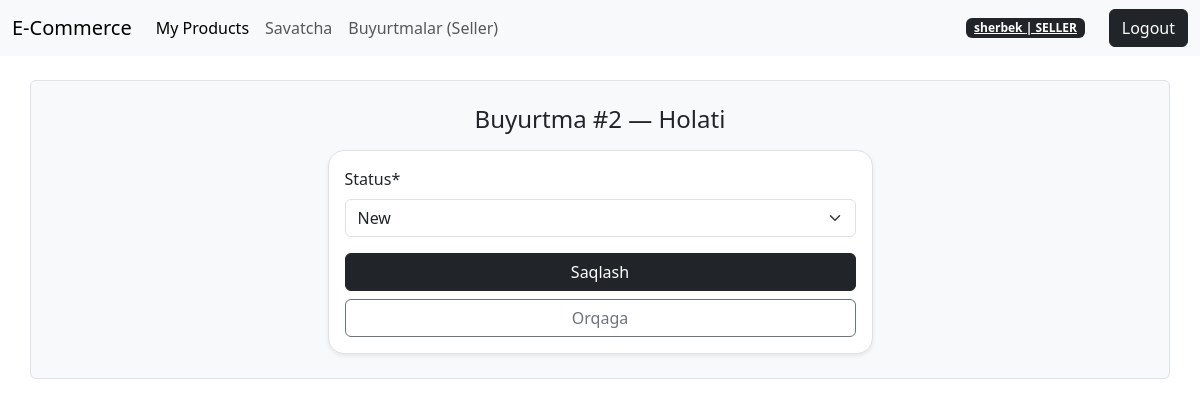
The page /seller/orders/2/status/ (signed in) on the database its author committed.
### accounts/models.py (models this page shows, shortened)
class User(AbstractUser):
      class Role(models.TextChoices):
         BUYER = "BUYER", "Buyer"
         SELLER = "SELLER", "Seller"
      role = models.CharField(
         max_length=10,
         choices=Role.choices,
         default=Role.BUYER
      )
      image = models.ImageField(upload_to="avatars/", blank=True, null=True)
      phone = models.CharField(max_length=30, blank=True, null=True, help_text="+998919998877")
      address = models.CharField(max_length=255, blank=True, null=True)

### orders/models.py (models this page shows, shortened)
class OrderItem(models.Model):
    STATUS_NEW = "new"  # yangi buyurtma
    STATUS_PROCESSING = "processing"  # tayyorlanmoqda
    STATUS_DELIVERED = "delivered"  # yetkazildi
    STATUS_CANCELED = "canceled"  # bekor qilindi
    STATUS_CHOICES = [
        (STATUS_NEW, "New"),
        (STATUS_PROCESSING, "Processing"),
        (STATUS_DELIVERED, "Delivered"),
        (STATUS_CANCELED, "Canceled"),
    ]
    order = models.ForeignKey(
        Order, on_delete=models.CASCADE, related_name="items")
    status = models.CharField(max_length=20, choices=STATUS_CHOICES, default=STATUS_NEW)  # order holati
    product = models.ForeignKey(Product,
       on_delete=models.PROTECT,  # order bo‘lsa product o‘chib ketmasin (tarix saqlansin)
       related_name="order_items")
    seller = models.ForeignKey(  # buyurtma qaysi sotuvchiga borishini ajratish uchun
        settings.AUTH_USER_MODEL,
        on_delete=models.PROTECT,
        related_name="sold_items")
    qty = models.PositiveIntegerField(default=1)  # soni
    unit_price = models.DecimalField(max_digits=12, decimal_places=2, default=Decimal("0.00"))  # bitta narx

### orders/views.py (the view, shortened to what this page needs)
# urls.py: path("seller/orders/<int:pk>/status/", views.SellerOrderStatusUpdateView.as_view(), name="seller_order_status"),
class SellerOrderStatusUpdateView(SellerRequiredMixin, UpdateView):
    model = OrderItem  # status OrderItem’da turadi
    form_class = OrderStatusForm
    template_name = "orders/seller/order_status_update.html"
    success_url = reverse_lazy("seller_order_items")  # update’dan keyin listga qaytadi
    def get_queryset(self):
        return OrderItem.objects.filter(seller=self.request.user)

### orders/forms.py
class OrderStatusForm(forms.ModelForm):
    class Meta:
        model = OrderItem
        fields = ("status",)

### catalog/mixins.py (called while the page is built)
    def test_func(self):
        user = self.request.user
        return user.is_authenticated and getattr(user, "role", None) == "SELLER"

### templates/orders/seller/order_status_update.html (shortened to what this page needs)
{% extends "base.html" %}
{% load crispy_forms_tags %}
{% block content %}
<h1 class="h4 mb-3 text-center">Buyurtma #{{ object.id }} — Holati</h1>
<div class="col-6 mx-auto card shadow-sm border rounded-4">
<div class="card-body">
  <form method="post">
    {{ form | crispy }}
    <button class="btn btn-dark w-100">Saqlash</button>
  </form>
  <a class="btn btn-outline-secondary w-100 mt-2" href="{% url 'seller_order_items' %}">
    Orqaga
  </a></div></div>
{% endblock %}

### templates/includes/navbar.html (shortened to what this page needs)
<nav class="navbar navbar-expand-lg bg-body-tertiary">
  <div class="container-fluid">
    <a class="navbar-brand" href="{% url 'home' %}">E-Commerce</a>
    <div class="collapse navbar-collapse" id="navbarSupportedContent">
      <ul class="navbar-nav me-auto mb-2 mb-lg-0">
        <li class="nav-item">
           {% if request.user.is_authenticated %}
          <a class="nav-link active" aria-current="page" href="{% url 'seller_products' %}">
          My Products
          </a>
{% endif %}
        </li>
        <li class="nav-item">
           {% if request.user.is_authenticated %}
              <a class="nav-link" href="{% url 'cart_detail' %}">Savatcha</a>
            {% endif %}
        </li>
        {% if request.user.role == "SELLER" and request.user.is_authenticated %}
        <li class="nav-item">
         <a class="nav-link" href="{% url 'seller_order_items' %}">Buyurtmalar (Seller)</a>
        </li>
       {% endif %}
      </ul>
     <div>
           {% if request.user.is_authenticated %}
               <div class="d-flex align-items-center ">
                <a href="{% url 'profile' %}" class="badge text-bg-dark mx-4">{{ request.user.username }} | <u>{{ user.role}}</u></a>
               <form method="post" action="{% url 'logout' %}">
                   <button class="btn btn-dark" type="submit">Logout</button>
               </form>
               </div>
           {% else %}
               <a class="btn btn-outline-secondary mx-4" href="{% url 'login' %}">Login</a>
               <a class="btn btn-secondary" href="{% url 'signup' %}">Register</a>
           {% endif %}
       </div>
    </div>
  </div>
</nav>

### rows shown on the page
User: user.username "sherbek", role "SELLER"
OrderItem: id "2", status "New"
